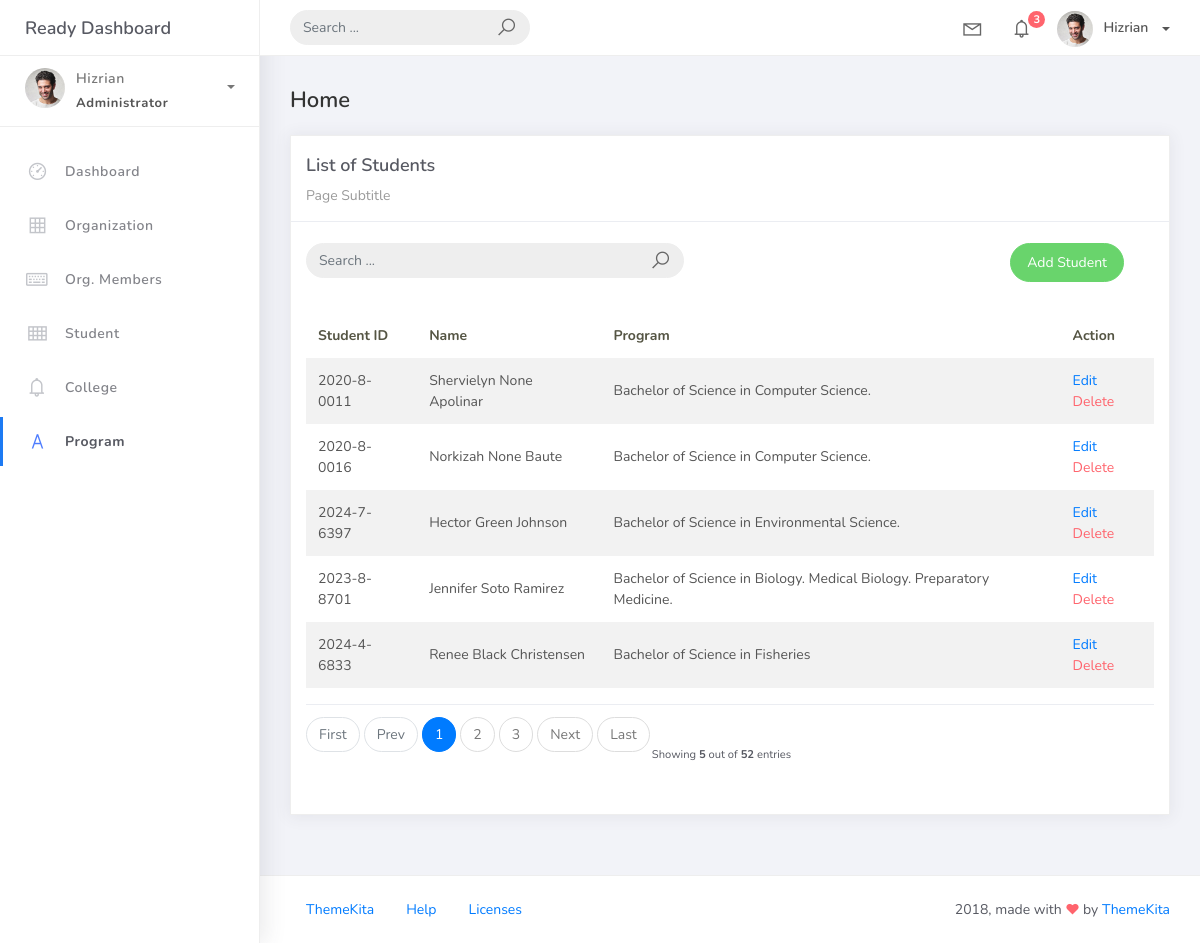
The app's page /student_list, older data.
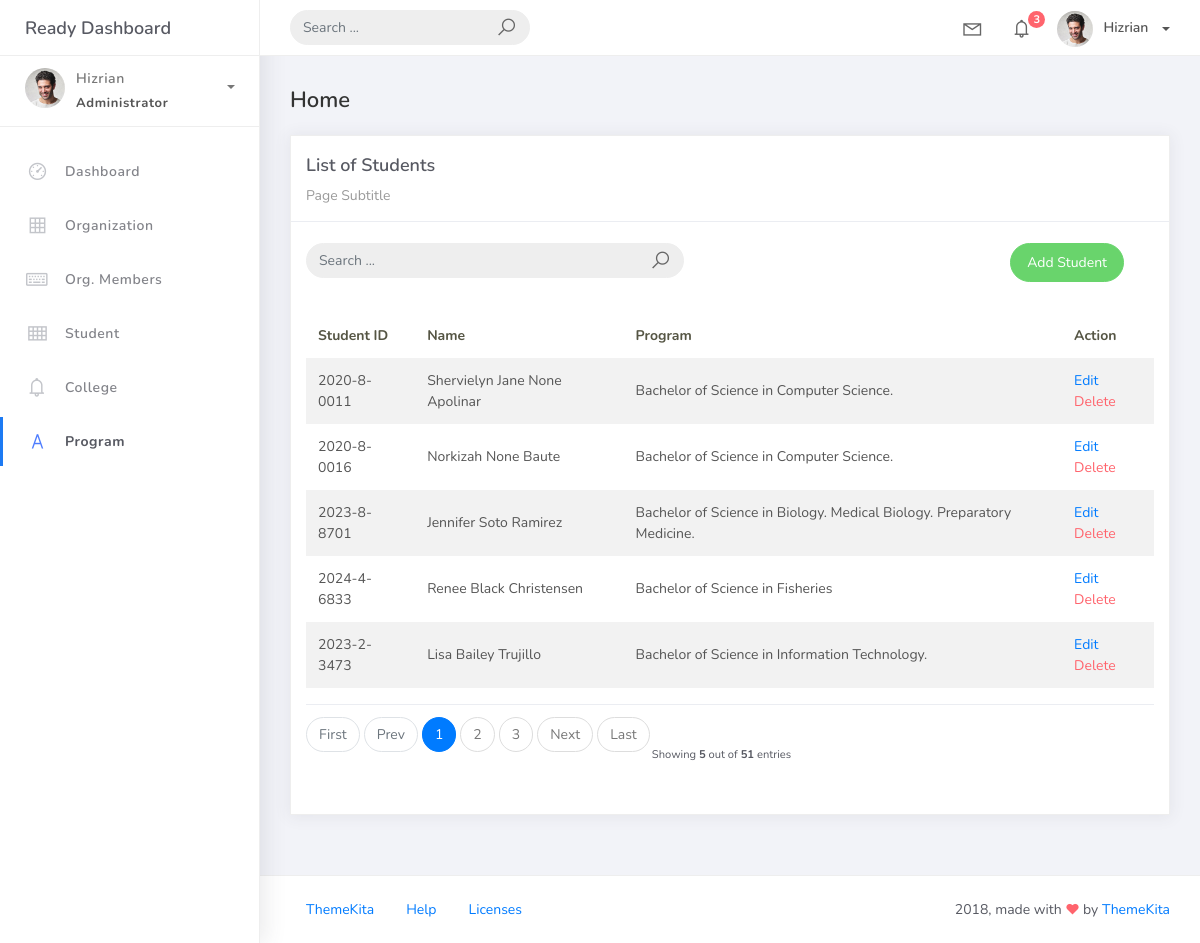
The same page, newer data.
### studentorg/models.py (models this page shows, shortened)
class BaseModel (models.Model):
    created_at = models.DateTimeField(auto_now_add=True, db_index=True)
    updated_at = models.DateTimeField(auto_now=True)
    class Meta:
        abstract = True

class Student(BaseModel):
    student_id  = models.CharField(max_length=15)
    lastname = models.CharField(max_length=25)
    firstname = models.CharField(max_length=25)
    middlename = models.CharField(max_length=25, blank=True, null=True)
    program = models.ForeignKey(Program, on_delete=models.CASCADE)

class Program(BaseModel):
    prog_name = models.CharField(max_length=150)
    college = models.ForeignKey(College, on_delete=models.CASCADE)

### studentorg/views.py (the view)
# urls.py: path('student_list', StudentList.as_view(), name='student-list'),
class StudentList(ListView):
    model = Student
    context_object_name = 'student'
    template_name  = 'student_list.html'
    paginate_by = 5
    def get_queryset(self, *args, **kwargs):
         qs = super(StudentList, self).get_queryset(*args, **kwargs)
         if self.request.GET.get("q") != None:
             query = self.request.GET.get('q')
             qs = qs = qs.filter(Q(student_id__icontains=query) |
                           Q(firstname__icontains=query) | Q(lastname__icontains=query) | Q(program__prog_name__icontains=query))
         return qs

### templates/student_list.html
{% extends 'base.html' %} {%load static %}  {% block content %}
<div class="content">
    <div class="container-fluid">
        <h4 class="page-title">Home</h4>
        <div class="row">
            <div class="col-md-12">
                <div class="card">
                    <div class="card-header">
                        <div class="card-title">List of Students</div>
                        <div class="card-category">Page Subtitle</div>
                    </div>
                    <br />
                            <div class="col-md-12 row">
                                <div class="col-md-6">
                                    <form class="navbar-left navbar-form nav-search mr-md-3" action="{% url 'student-list' %}">
                                      <div class="input-group">
                                        <input type="text" placeholder="Search ..." class="form-control" name="q" />
                                        <div class="input-group-append">
                                        <span class="input-group-text">
                                            <i class="la la-search search-icon"></i>
                                        </span>
                                        </div>
                                      </div>
                                    </form>
                                </div>
                                <div class="col-md-6">
                                    <div class="pull-right">
                                        <a href="{% url 'student-add' %}" class="btn btn-success btn-rounded">Add Student</a>
                                    </div>
                                </div>
                            </div>
                    <div class="card-body">
                        <table class="table table-striped mt-3">
                            <thead>
                                <tr>
                                    <th scope="col">Student ID</th>
                                    <th scope="col">Name</th>
                                    <th scope="col">Program</th>
                                    <th scope="col">Action</th>
                                </tr>
                            </thead>
                            <tbody>
                                {% for object in object_list %}
                                <tr>
                                    <td>{{ object.student_id }}</td>
                                    <td>{{ object.firstname }} {{ object.middlename }} {{ object.lastname }}</td>
                                    <td>{{ object.program.prog_name }}</td>
                                    <td>
                                        <a href="student_list/{{ object.id }}">Edit</a>
                                        <a href="student_list/{{ object.id }}/delete" class="text-danger">Delete</a>
                                    </td>
                                </tr>
                                {% empty %}
                                <tr>
                                    <td colspan="4" style="text-align: center">
                                        <p class="text-sm font-weight-bold mb-0">No Records Found</p>
                                    </td>
                                </tr>
                                {% endfor %}
                            </tbody>
                        </table>
                        {% include 'includes/pagination.html' %}
                    </div>
                </div>
            </div>
        </div>
    </div>
</div>
{% endblock %}

Row changes from the older to the newer data that the page shows:
removed Student: student_id "2024-7-6397", firstname "Hector", middlename "Green", lastname "Johnson", program.prog_name "Bachelor of Science in Environmental Science."
changed Student "Apolinar": firstname "Shervielyn" → "Shervielyn Jane"
now on this page (row unchanged): Student: student_id "2023-2-3473", firstname "Lisa", middlename "Bailey", lastname "Trujillo", program.prog_name "Bachelor of Science in Information Technology."
Text that changed along with them:
{{ paginator.count }}: "52" → "51"
